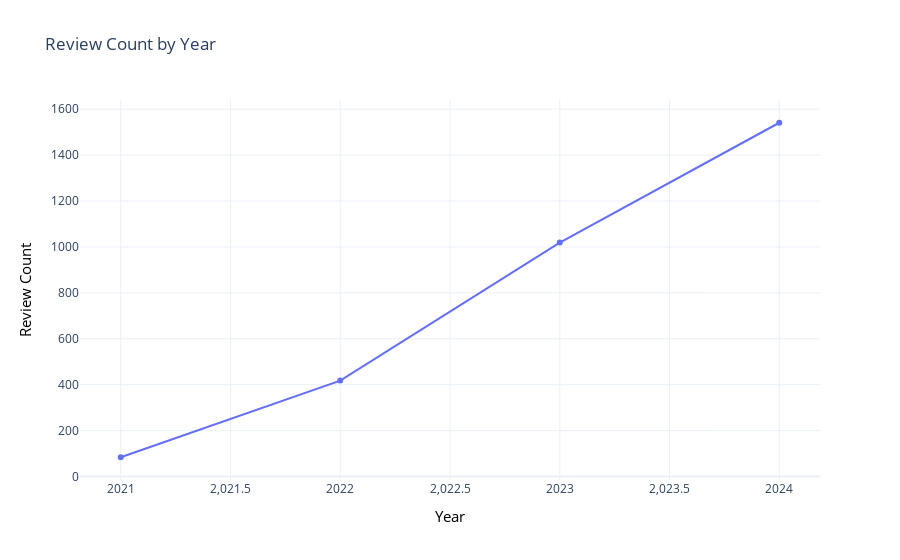

The notebook cell this image was saved under:
### Code cell
df['Review Date'] = pd.to_datetime(df['Review Date'], format='%d-%m-%Y', errors='coerce')

# Extract the year
df['Year'] = df['Review Date'].dt.year

# Count reviews per year
yearly_counts = df['Year'].value_counts().sort_index()

# Create a DataFrame for plotting
yearly_counts_df = yearly_counts.reset_index()
yearly_counts_df.columns = ['Year', 'Review Count']

# Create interactive line plot using Plotly
fig = px.line(yearly_counts_df, x='Year', y='Review Count', 
              title='Review Count by Year', 
              markers=True, 
              color_discrete_sequence=px.colors.qualitative.Plotly)

# Customize the layout
fig.update_layout(
    xaxis_title='Year',
    yaxis_title='Review Count',
    xaxis_title_font=dict(color='black', size=15),
    yaxis_title_font=dict(color='black', size=15),
    template='plotly_white'
)

# Show the plot
fig.show()

### Figure 1 — Plotly figure (JSON) as saved in the notebook; plotly's stock layout.template omitted (floating-point values rounded to 4 significant figures)
{"data": [{"hovertemplate": "Year=%{x}<br>Review Count=%{y}<extra></extra>", "legendgroup": "", "line": {"color": "#636EFA", "dash": "solid"}, "marker": {"symbol": "circle"}, "mode": "lines+markers", "name": "", "orientation": "v", "showlegend": false, "type": "scatter", "x": [2021, 2022, 2023, 2024], "xaxis": "x", "y": [84, 418, 1019, 1541], "yaxis": "y"}], "layout": {"autosize": true, "legend": {"tracegroupgap": 0}, "title": {"text": "Review Count by Year"}, "xaxis": {"anchor": "y", "autorange": true, "domain": [0, 1], "range": [2021.0, 2024.0], "title": {"font": {"color": "black", "size": 15}, "text": "Year"}, "type": "linear"}, "yaxis": {"anchor": "x", "autorange": true, "domain": [0, 1], "range": [-36.24, 1661.0], "title": {"font": {"color": "black", "size": 15}, "text": "Review Count"}, "type": "linear"}}}
